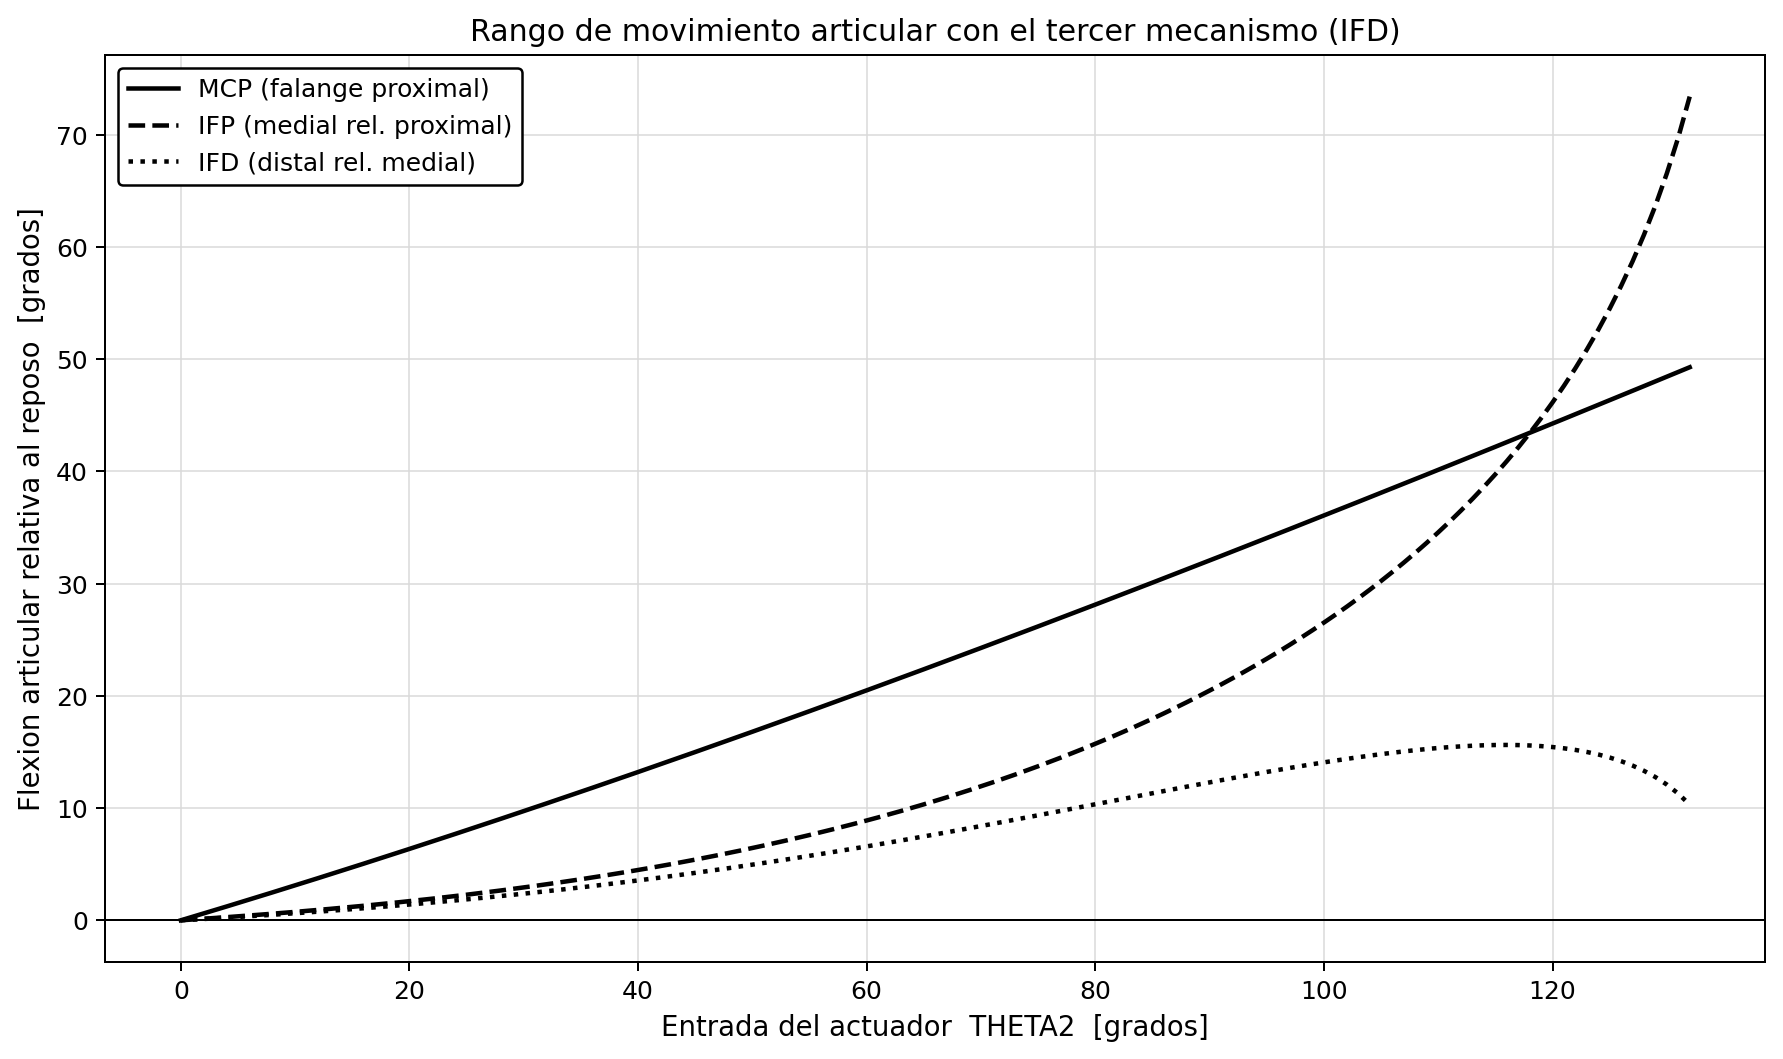

This chart was generated by the following Python code:
"""
validacion_cinematica_DIP.py
=============================
Validacion del rango de movimiento (ROM) del exoesqueleto con el TERCER
mecanismo de 4 barras (Link9 = 25 mm, Link10 = 35 mm) que da movimiento
relativo GRADUAL a la articulacion interfalangica distal (IFD/DIP).

Recorre el bucle completo de la entrada (THETA2 = 0..132 grados, igual que el
.m original) usando la cinematica REAL portada en `cinematica_tercer_mecanismo.py`
y verifica:

  1) Rango de movimiento de cada articulacion:
        - MCP : flexion de la falange proximal      (THETAfp)
        - IFP : flexion de la falange medial relativa a la proximal
        - IFD : flexion de la falange distal relativa a la medial  <-- nuevo
  2) Que el movimiento de la IFD es GRADUAL (sin saltos bruscos).
  3) Movimiento relativo entre falanges adyacentes.

Genera la grafica `validacion_cinematica_DIP.png` (estilo B/N de ingenieria)
con los angulos articulares a lo largo del recorrido del actuador.

NOTA: el sandbox solo dispone de Python; este script reemplaza al antiguo
`validacion_cinematica_DIP.m`. La cinematica es identica a la del modelo MATLAB,
por lo que los resultados son directamente trasladables a MATLAB/Octave.
"""
import numpy as np
import matplotlib
matplotlib.use("Agg")
import matplotlib.pyplot as plt

import cinematica_tercer_mecanismo as K


def _wrap180(a):
    """Normaliza un angulo (grados) al rango (-180, 180]."""
    return (a + 180.0) % 360.0 - 180.0


def recorrer():
    """Recorre el bucle del actuador y devuelve los ROM articulares."""
    pasos = list(range(0, 133))  # THETA2 = 0..132 (igual que el .m original)

    THETA2 = []
    mcp_abs = []     # THETAfp (flexion absoluta de la proximal)
    ifp_rel = []     # IFP relativa = THETAfm - THETAfp
    ifd_rel = []     # IFD relativa = THETAfd - THETAfm
    ifd_abs = []     # THETAfd (flexion absoluta de la distal)

    gamma = None
    dorsal = None
    # Referencias en reposo (j=0) para medir el movimiento RELATIVO desde cero
    fp0 = fm0_rel = fd0_rel = None

    for j in pasos:
        est = K.cinematica_paso(float(j))
        if gamma is None:
            cal = K.tercer_mecanismo(est)
            if cal is None:
                continue
            gamma = cal["gamma_bracket"]
            dorsal = cal["dorsal_sign"]
        tm = K.tercer_mecanismo(est, gamma_bracket=gamma, dorsal_sign=dorsal)
        if tm is None:
            continue

        thetafp = est["THETAfp"]
        thetafm = est["THETAfm"]
        thetafd = tm["THETAfd"]

        rel_ifp = _wrap180(thetafm - thetafp)
        rel_ifd = _wrap180(thetafd - thetafm)

        if fp0 is None:
            fp0 = thetafp
            fm0_rel = rel_ifp
            fd0_rel = rel_ifd

        THETA2.append(j)
        mcp_abs.append(_wrap180(thetafp - fp0))       # MCP desde reposo
        ifp_rel.append(_wrap180(rel_ifp - fm0_rel))   # IFP relativa desde reposo
        ifd_rel.append(_wrap180(rel_ifd - fd0_rel))   # IFD relativa desde reposo
        ifd_abs.append(thetafd)

    return {
        "THETA2": np.array(THETA2),
        "MCP": np.array(mcp_abs),
        "IFP": np.array(ifp_rel),
        "IFD": np.array(ifd_rel),
        "IFD_abs": np.array(ifd_abs),
    }


def reportar(data):
    """Imprime el rango de movimiento y la suavidad del movimiento distal."""
    print("=" * 64)
    print(" VALIDACION CINEMATICA DEL TERCER MECANISMO (IFD / DIP)")
    print(f" Parametros: Link9={K.Link9} mm, Link10={K.Link10} mm, "
          f"fp={K.fp}, fm={K.fm}, fd={K.fd}")
    print("=" * 64)

    for nombre in ("MCP", "IFP", "IFD"):
        v = data[nombre]
        print(f" {nombre:4s}: rango = {v.max() - v.min():6.2f} deg   "
              f"(min={v.min():7.2f}, max={v.max():7.2f})")

    # Suavidad del movimiento IFD: maximo salto entre pasos adyacentes
    difs = np.abs(np.diff(data["IFD"]))
    print("-" * 64)
    print(f" Suavidad IFD: salto maximo entre pasos adyacentes = "
          f"{difs.max():.2f} deg")
    print(f" Pasos ensamblados correctamente: {len(data['THETA2'])} / 133")
    if difs.max() < 5.0:
        print(" -> Movimiento DIP GRADUAL verificado (sin saltos bruscos).")
    else:
        print(" -> ADVERTENCIA: se detecto un salto > 5 deg en la IFD.")
    print("=" * 64)


def graficar(data, out):
    """Genera la grafica de ROM articular en estilo B/N de ingenieria."""
    fig, ax = plt.subplots(figsize=(10, 6))
    fig.patch.set_facecolor("white")
    ax.set_facecolor("white")

    x = data["THETA2"]
    ax.plot(x, data["MCP"], color="black", linewidth=1.8, linestyle="-",
            label="MCP (falange proximal)")
    ax.plot(x, data["IFP"], color="black", linewidth=1.8, linestyle="--",
            label="IFP (medial rel. proximal)")
    ax.plot(x, data["IFD"], color="black", linewidth=1.8, linestyle=":",
            label="IFD (distal rel. medial)")

    ax.set_xlabel("Entrada del actuador  THETA2  [grados]", fontsize=11)
    ax.set_ylabel("Flexion articular relativa al reposo  [grados]", fontsize=11)
    ax.set_title("Rango de movimiento articular con el tercer mecanismo (IFD)",
                 fontsize=12)
    ax.grid(True, color="0.85", linewidth=0.6)
    ax.axhline(0, color="black", linewidth=0.8)
    leg = ax.legend(loc="best", framealpha=1.0, edgecolor="black")
    leg.get_frame().set_facecolor("white")

    plt.tight_layout()
    plt.savefig(out, dpi=180, bbox_inches="tight", facecolor="white")
    plt.close()
    print("Grafica de validacion generada:", out)


if __name__ == "__main__":
    datos = recorrer()
    reportar(datos)
    graficar(datos,
             "/projects/sandbox/Optmizacion_exo_3/validacion_cinematica_DIP.png")
